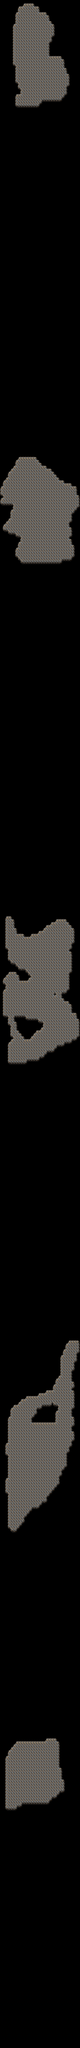

A 2D game scene composited from a Tiled map and its tileset images. What follows is a short description and the map's XML, with each tile layer's data collapsed to a summary:
An orthogonal 32x700 tile map with 24x28 px tiles, 1 tile layer (Tile Layer 1).

<map version="1.0" orientation="orthogonal" renderorder="right-down" width="32" height="700" tilewidth="24" tileheight="28" nextobjectid="1">
 <tileset firstgid="1" name="shapesz" tilewidth="24" tileheight="28" tilecount="620" columns="10">
  <image source="../tilesets/shapesz.png" width="240" height="1736" />
  <terraintypes>
   <terrain name="thingy" tile="-1" />
  </terraintypes>
  <tile id="85" terrain=",,,0" />
  <tile id="86" terrain=",,0,0" />
  <tile id="87" terrain=",,0," />
  <tile id="88" terrain=",0,0,0" />
  <tile id="89" terrain="0,,0,0" />
  <tile id="95" terrain=",0,,0" />
  <tile id="96" terrain="0,0,0,0" />
  <tile id="97" terrain="0,,0," />
  <tile id="98" terrain="0,0,,0" />
  <tile id="99" terrain="0,0,0," />
  <tile id="105" terrain=",0,," />
  <tile id="106" terrain="0,0,," />
  <tile id="107" terrain="0,,," />
 </tileset>
 <layer name="Tile Layer 1" width="32" height="700">
  <data>[22400 cells, 4216 non-empty, 13 distinct tile ids]</data>
 </layer>
</map>
